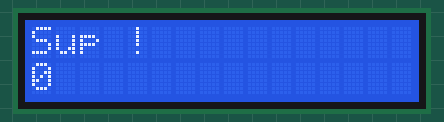
This sketch was run on a simulated Arduino Uno, built with avr-gcc and run on an emulated ATmega328P. Parts: 16×2 character LCD.

Above: at 0.1 s.
At 4.1 s:
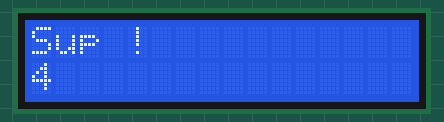
At 9.1 s:
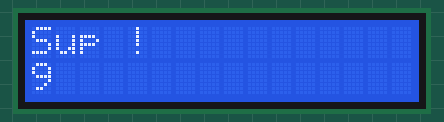
At 19.1 s:
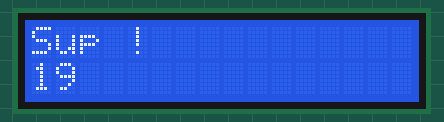
At 29.1 s:
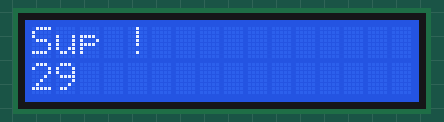
At 39.1 s:
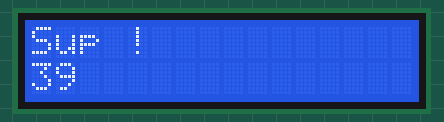

Measured:
- what the display in image 1 shows lasts 1.0 s, from 4.0 s to 5.0 s

The sketch:

LCD_code.ino
```cpp
#include <LiquidCrystal.h>

LiquidCrystal lcd ;//(12,11,5,4,3,2);
void setup() {
  // put your setup code here, to run once:
lcd.begin(16,2); //sets display character quantity 16characters x 2 lines
lcd.print("Sup !");

}
void loop() {
  // put your main code here, to run repeatedly:
lcd.setCursor(0,1);//set flash cursor on column 0, line 1
// NOTE: count from 0, line 0 refer to line 1, line 1 refer to line 2
lcd.print(millis()/1000);//displays time after turn on
}
```
